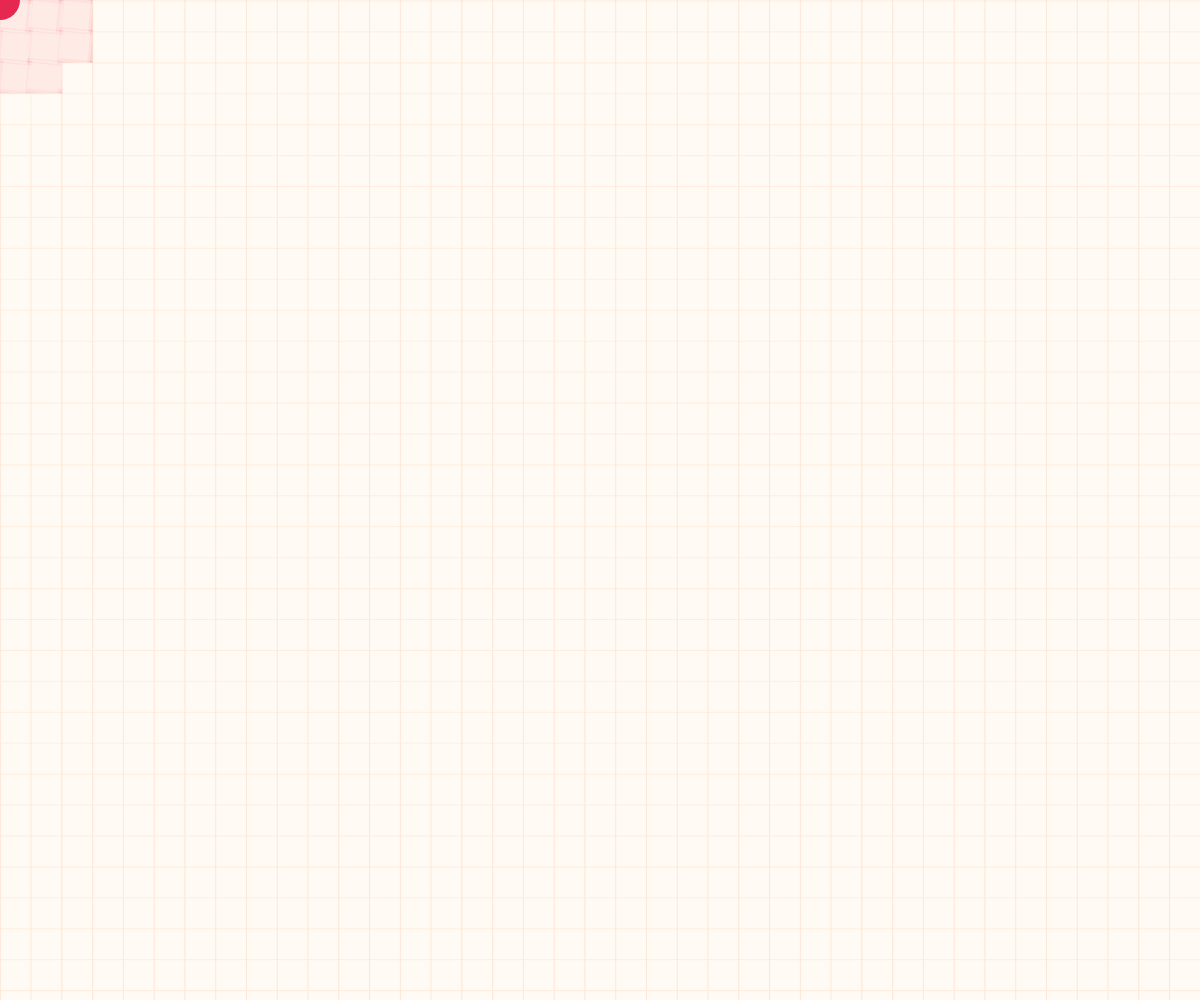
Frame 1 (no input)
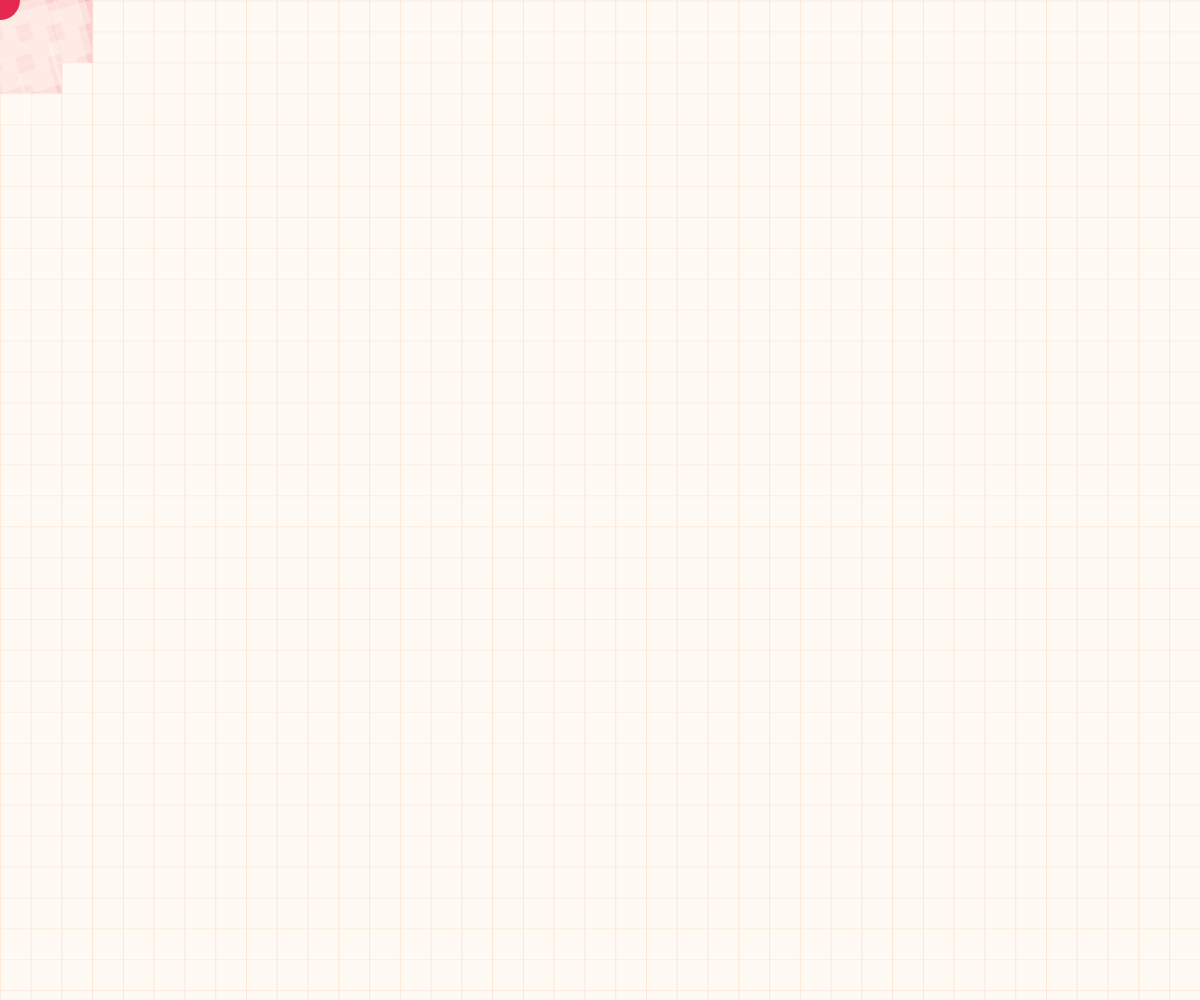
Frame 60 (no input)
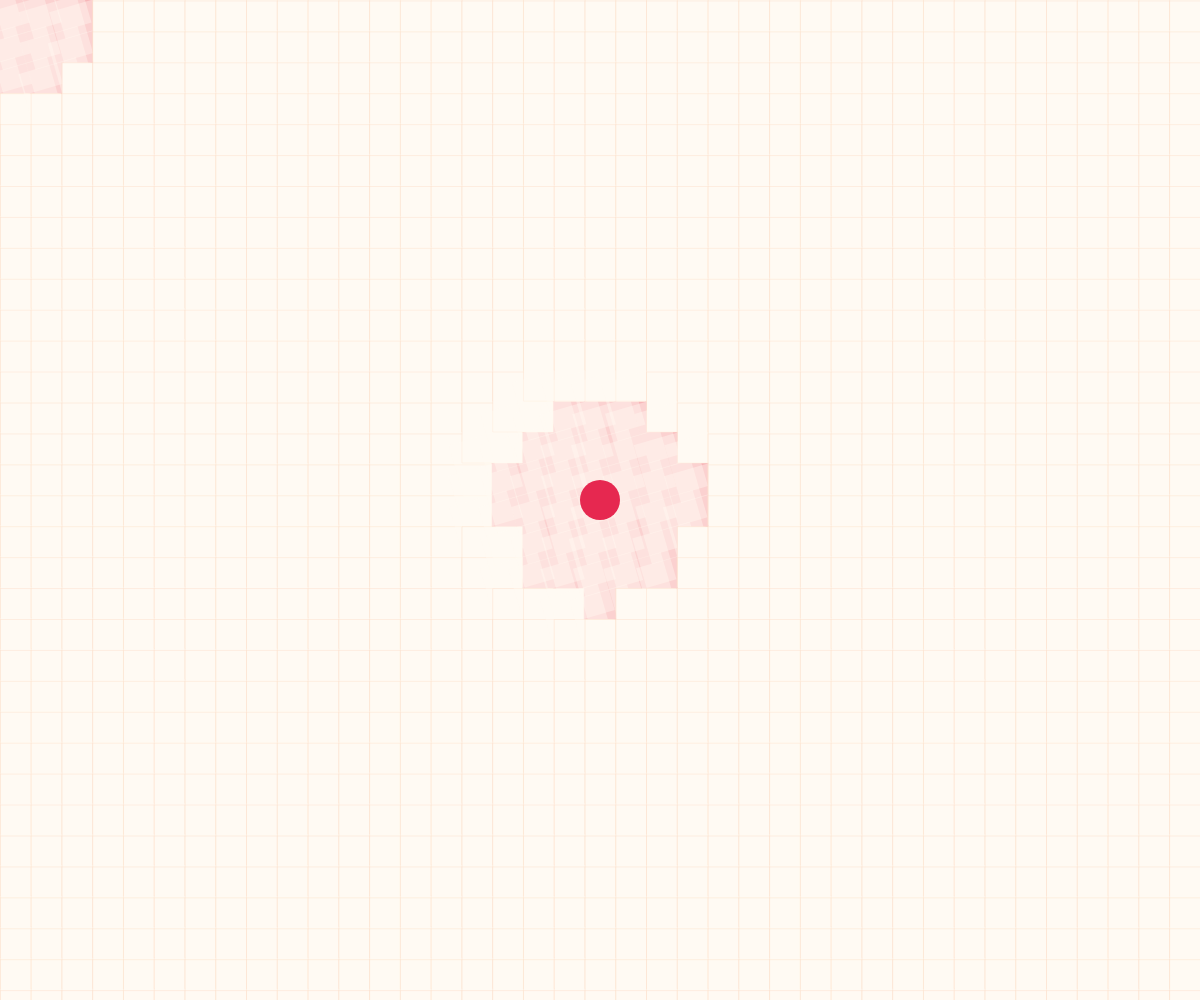
Frame 120 (the mouse pressed at the canvas centre since frame 60)

The p5.js sketch that drew these frames (run headless with seeded random() and noise() and a simulated clock; from frame 60 on, the mouse is pressed at the canvas centre):

// p5.js sketch
// ── sketch.js
// Pia Scharf - 2020

let grid;
let w;
let h;

let size;


function setup() {
  w = windowWidth;
  h = windowHeight;
  size=60;
  
  createCanvas(w,h);
  grid = new Grid(w/30,h/30,size); // anzahl, groesse
  grid.initGrid();

  rectMode(CENTER);
  strokeWeight(0.5);
  
  //init mouse in center
  mouseX = w/2;
  mouseY = h/2;

}


function draw() {
  
  background(242, 138, 147); // Salmon Pink
  grid.displayGrid();
  grid.displayUser();

}



class Grid {

  constructor(numX, numY, temp_s) {

    this.numberX = numX;
    this.numberY = numY;
    this.s = temp_s;
    this.tiles = [];
    this.userR = w/30;

  }


  initGrid() {

    for (let i = 0; i < this.numberX; i++) {
      for (let j = 0; j < this.numberY; j++) {

        let ii = map(i, 0, this.numberX - 1, 0, w);
        let jj = map(j, 0, this.numberY - 1, 0, h);

        let tile = new Tile(ii, jj, this.s);
        this.tiles.push(tile);

      }
    }
  }

  displayGrid() {


    for (let i = 0; i < this.tiles.length; i++) {
      let til = this.tiles[i];
      til.move();
      til.display();

    }
  }

  displayUser() {

    push();
    fill(230, 40, 80); //Amaranth
    noStroke();
    ellipse(mouseX, mouseY, this.userR, this.userR);
    pop();

  }
}


class Tile {

  constructor(x, y, temp_s) {

    this.originX = x;
    this.originY = y;

    this.x = 0;
    this.y = 0;
    this.s = temp_s;
    this.a = 0.0;
    this.c = color(253, 235, 218); //Antique White
    this.strokerize = true;

  }


  move() {
    
    let rad = size*2;

    let d = dist(mouseX, mouseY, this.originX, this.originY);

    if (d < rad) {
      this.a = this.a + 0.1;
      this.x = lerp(random(floor(-13, 13)), this.x, 0.8);
      this.c = color(255, 250, 243, 100); //Floral White with 100 Alpha
      
      this.strokerize = false;
    
    }

  }


  display() {

    push();
    translate(this.originX, this.originY);
    rotate(this.a);
    if(this.strokerize){
      
    stroke(252, 224, 205); //Unbleached Silk
      fill(255, 250, 243); // Floral White
    
    
    }else{
    noStroke();
      fill(this.c);
    }
    
    rect(this.x, this.y, this.s, this.s);
    pop();


  }

}
